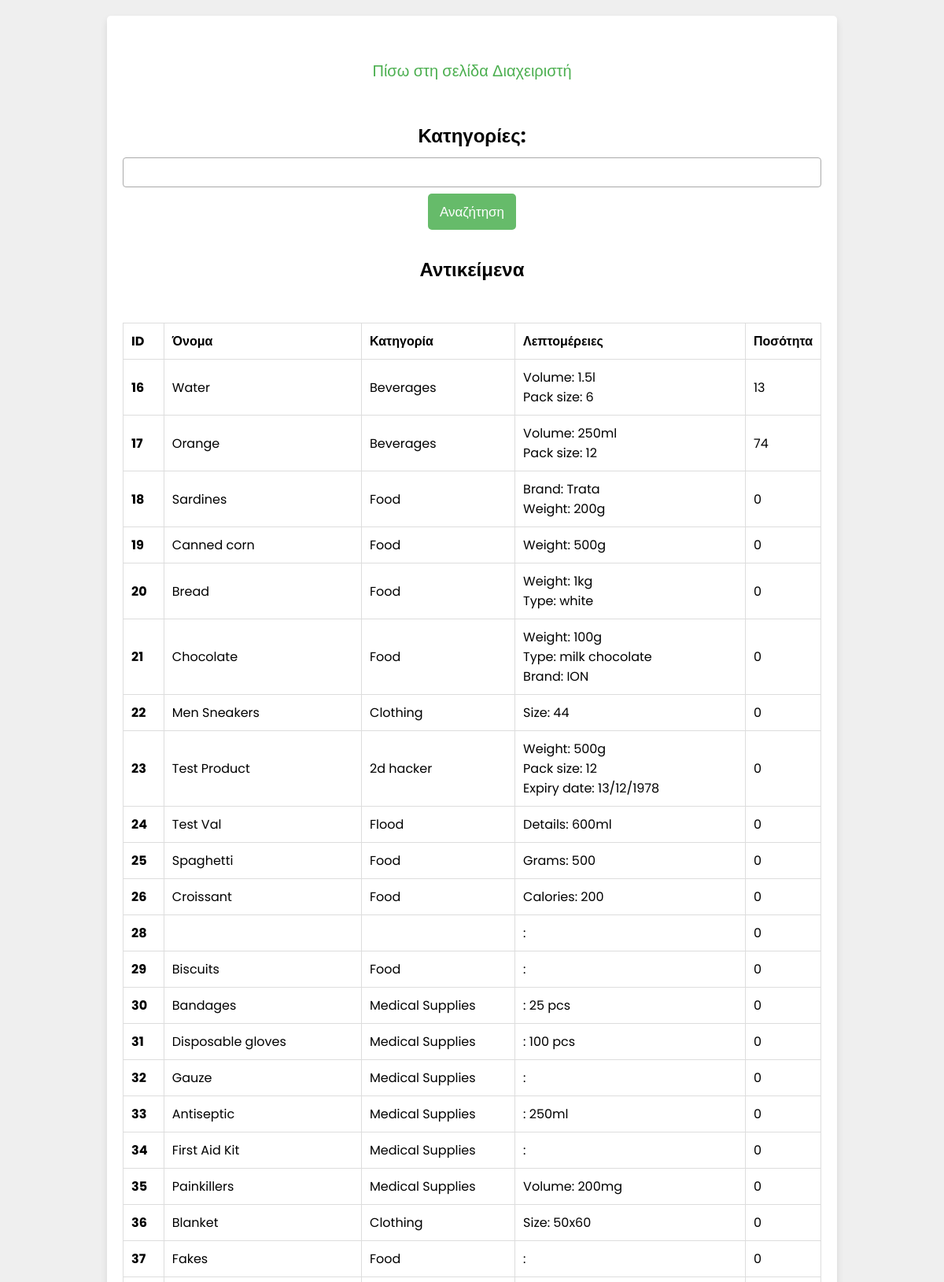
Screenshot of /display_warehouse.php (signed in, upper part) with the database file from the repository.
### tables this page shows
CREATE TABLE `items` (
  `id` int(255) NOT NULL,
  `name` varchar(255) NOT NULL,
  `category` int(255) NOT NULL,
  `details` longtext NOT NULL,
  `quantity` int(255) NOT NULL
);

CREATE TABLE `categories` (
  `id` int(255) NOT NULL,
  `name` varchar(255) NOT NULL
);

### display_warehouse.php (the view, shortened to what this page needs)
<?php
@include 'config.php';
?>
<!DOCTYPE html>
<html lang="el">
<head>
    <link href="https://cdnjs.cloudflare.com/ajax/libs/select2/4.0.13/css/select2.min.css" rel="stylesheet" />
    <link rel="stylesheet" href="css/style.css">
</head>
<body>
    <div class="form-container">
        <form id="initialize_form" action="" method="post">
            <br>
            <p><a href="admin_page.php">Πίσω στη σελίδα Διαχειριστή</a></p><br><br>
            <label for="category"><h2>Κατηγορίες:</h2></label>
            <button class="form-btn" type="submit">Αναζήτηση</button>
            <br><br>
            <h2>Αντικείμενα</h2><br>
            <br>
            <table class="table" id="jsonItemsTable">
                <thead>
                    <tr>
                        <th scope="col">ID</th>
                        <th scope="col">Όνομα</th>
                        <th scope="col">Κατηγορία</th>
                        <th scope="col">Λεπτομέρειες</th>
                        <th scope="col">Ποσότητα</th>
                    </tr>
                </thead>
                <tbody>
                    <?php
                    $selected_categories_str = isset($_POST['category']) ? $_POST['category'] : array();
                    if (!empty($selected_categories_str)) {
                        $query = "SELECT items.*, categories.name as category_name
                                  FROM items
                                  JOIN categories ON items.category = categories.id
                                  WHERE items.category IN ($selected_categories_str)";
                    } else {
                        $query = "SELECT items.*, categories.name as category_name
                                  FROM items
                                  JOIN categories ON items.category = categories.id";
                    }
                    $result = mysqli_query($conn, $query);
                    if ($result) {
                        while ($row = mysqli_fetch_assoc($result)) {
                            $details_array = json_decode($row['details'], true);
                            $details_formatted = "";
                            foreach ($details_array as $detail) {
                                $details_formatted .= ucfirst($detail['detail_name']) . ': ' . $detail['detail_value'] . '<br>';
                            }
                            echo '<tr>
                                <th scope="row">'.$row['id'].'</th>
                                <td>'.$row['name'].'</td>
                                <td>'.$row['category_name'].'</td>
                                <td>'.$details_formatted.'</td>
                                <td>'.$row['quantity'].'</td>
                            </tr>';
                        }
                    }
                    ?>
                </tbody>
            </table>
        </form>
    </div>
</body>
</html>

### css/style.css (style rules this page uses)
html { scroll-behavior: smooth; font-size: 16px; }
* { font-family: 'Poppins', sans-serif; margin: 0; padding: 0; box-sizing: border-box; outline: none; border: none; text-decoration: none; }
.form-container { min-height: 100vh; display: flex; align-items: center; justify-content: center; padding: 1.25rem; padding-bottom: 3.75rem; background: #efefef; }
.form-container form { padding: 1.25rem; border-radius: 0.3125rem; box-shadow: 0 0.3125rem 0.625rem rgba(0, 0, 0, .1); background: #FFF; text-align: center; max-width: 80%; width: 100%; }
.form-container form .form-btn { background: #66BB6A; color: #FFF; text-transform: capitalize; font-size: 1.25rem; cursor: pointer; }
.form-container form p { margin-top: 0.625rem; font-size: 1.25rem; color: #333; }
.form-container form p a { color: #4CAF50; }
table { width: 100%; border-collapse: collapse; }
th, td { padding: 0.625rem; border: 0.0625rem solid #ddd; text-align: left; }
.form-container form button.form-btn { width: fit-content; padding: 0.625rem 0.9375rem; font-size: 1.0625rem; margin: 0.5rem 0; background: #66BB6A; color: #FFF; border-radius: 0.3125rem; }
button { width: fit-content; padding: 0.5rem 0.75rem; margin: 0.5rem 0; background: #66BB6A; color: #FFF; border-radius: 0.3125rem; }
.form-container form label { display: block; margin-bottom: 0.625rem; }

### rows the page displays
items: id "16", name "Water", categories.name "Beverages", detail_name "Volume", detail_value "1.5l", detail_name "Pack size", detail_value "6", quantity "13"
items: id "17", name "Orange", categories.name "Beverages", detail_name "Volume", detail_value "250ml", detail_name "Pack size", detail_value "12", quantity "74"
items: id "18", name "Sardines", categories.name "Food", detail_name "Brand", detail_value "Trata", detail_name "Weight", detail_value "200g", quantity "0"
items: id "19", name "Canned corn", categories.name "Food", detail_name "Weight", detail_value "500g", quantity "0"
items: id "20", name "Bread", categories.name "Food", detail_name "Weight", detail_value "1kg", detail_name "Type", detail_value "white", quantity "0"
items: id "21", name "Chocolate", categories.name "Food", detail_name "Weight", detail_value "100g", detail_name "Type", detail_value "milk chocolate", detail_name "Brand", detail_value "ION", quantity "0"
items: id "22", name "Men Sneakers", categories.name "Clothing", detail_name "Size", detail_value "44", quantity "0"
items: id "23", name "Test Product", categories.name "2d hacker", detail_name "Weight", detail_value "500g", detail_name "Pack size", detail_value "12", detail_name "Expiry date", detail_value "13/12/1978", quantity "0"
items: id "24", name "Test Val", categories.name "Flood", detail_name "Details", detail_value "600ml", quantity "0"
items: id "25", name "Spaghetti", categories.name "Food", detail_name "Grams", detail_value "500", quantity "0"
items: id "26", name "Croissant", categories.name "Food", detail_name "Calories", detail_value "200", quantity "0"
items: id "28", quantity "0"
items: id "29", name "Biscuits", categories.name "Food", quantity "0"
items: id "30", name "Bandages", categories.name "Medical Supplies", detail_value "25 pcs", quantity "0"
items: id "31", name "Disposable gloves", categories.name "Medical Supplies", detail_value "100 pcs", quantity "0"
items: id "32", name "Gauze", categories.name "Medical Supplies", quantity "0"
items: id "33", name "Antiseptic", categories.name "Medical Supplies", detail_value "250ml", quantity "0"
items: id "34", name "First Aid Kit", categories.name "Medical Supplies", quantity "0"
items: id "35", name "Painkillers", categories.name "Medical Supplies", detail_name "Volume", detail_value "200mg", quantity "0"
items: id "36", name "Blanket", categories.name "Clothing", detail_name "Size", detail_value "50x60", quantity "0"
items: id "37", name "Fakes", categories.name "Food", quantity "0"
